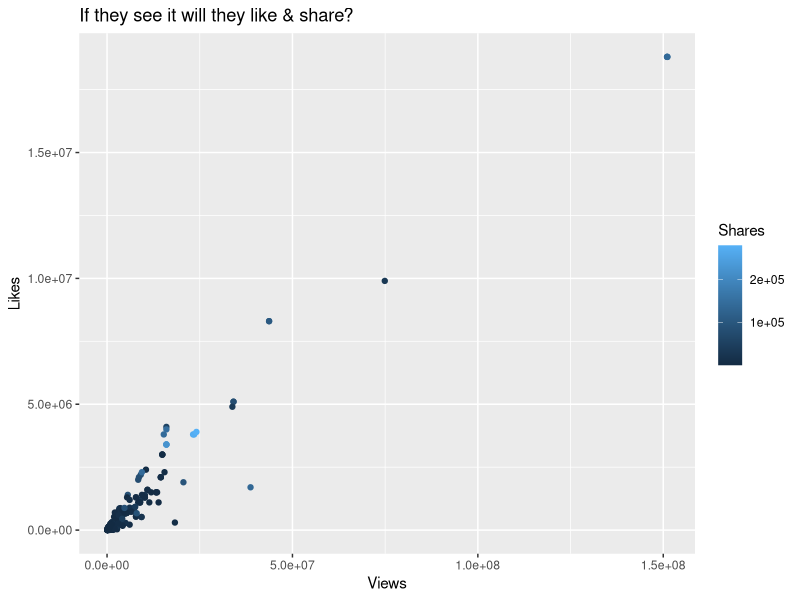
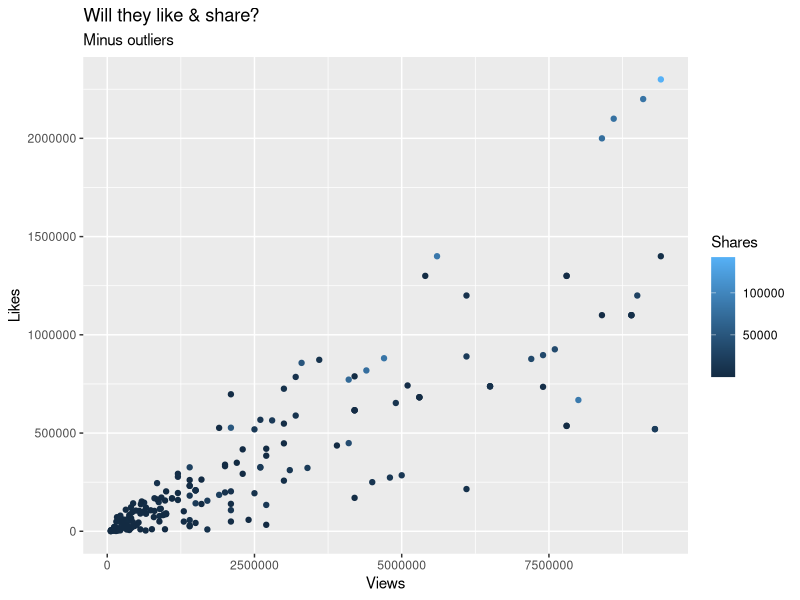
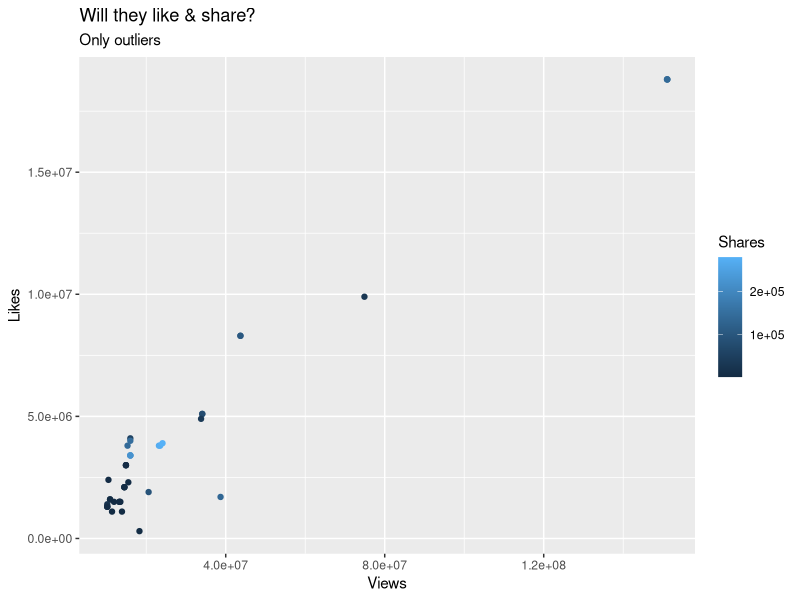

Recreate these plots in R, in order.
## ---- chunk 1
knitr::opts_chunk$set(echo = FALSE)
library(ggplot2)
library(dplyr)
library(readr)
## ---- chunk 2

total_trends <- read_csv("total_trends.csv")
  ggplot(total_trends,aes(stats_playCount, stats_diggCount, colour=stats_shareCount))+geom_point()+
  ggtitle("If they see it will they like & share?")+xlab("Views")+ylab("Likes")+scale_colour_continuous(name = "Shares")
total_trends%>%
  filter(stats_playCount<10000000)%>%
  ggplot(aes(stats_playCount, stats_diggCount, colour=stats_shareCount))+geom_point()+
  ggtitle("Will they like & share?","Minus outliers")+xlab("Views")+ylab("Likes")+scale_colour_continuous(name = "Shares")
total_trends%>%
  filter(stats_playCount>10000000)%>%
    ggplot(aes(stats_playCount, stats_diggCount, colour=stats_shareCount))+geom_point()+
  ggtitle("Will they like & share?","Only outliers")+xlab("Views")+ylab("Likes")+scale_colour_continuous(name = "Shares")

